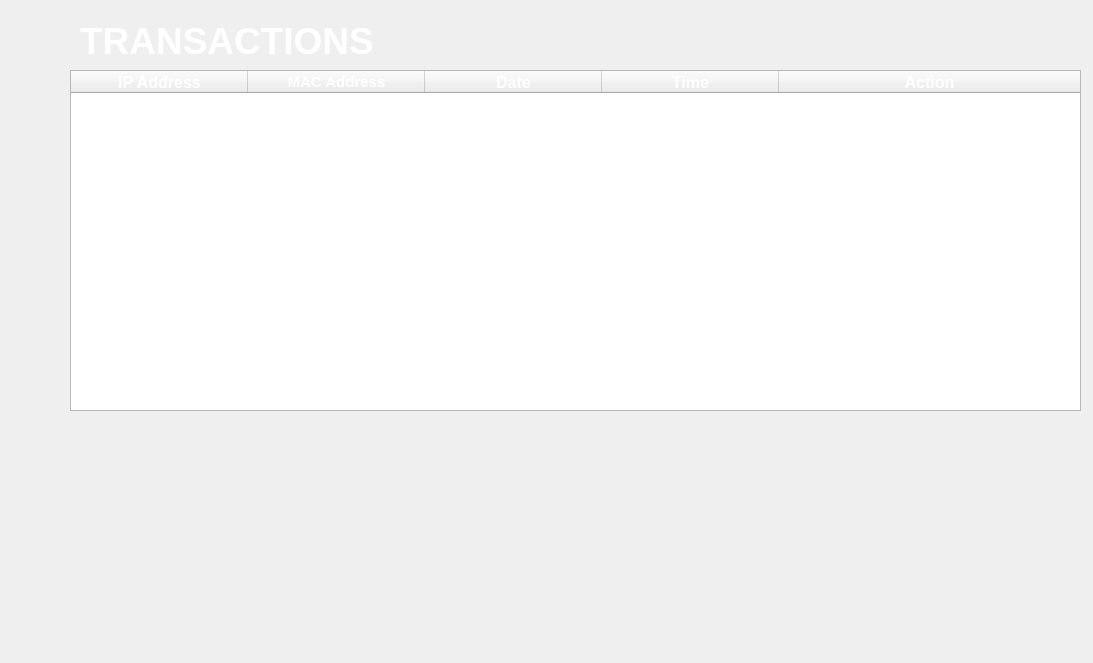
<?xml version="1.0" encoding="UTF-8"?>
<ui version="4.0">
 <class>Form</class>
 <widget class="QWidget" name="Form">
  <property name="geometry">
   <rect>
    <x>0</x>
    <y>0</y>
    <width>1093</width>
    <height>663</height>
   </rect>
  </property>
  <property name="windowTitle">
   <string>Form</string>
  </property>
  <widget class="QLabel" name="label">
   <property name="geometry">
    <rect>
     <x>80</x>
     <y>10</y>
     <width>341</width>
     <height>61</height>
    </rect>
   </property>
   <property name="font">
    <font>
     <pointsize>28</pointsize>
     <weight>75</weight>
     <bold>true</bold>
    </font>
   </property>
   <property name="autoFillBackground">
    <bool>true</bool>
   </property>
   <property name="styleSheet">
    <string notr="true">color: rgb(255, 255, 255);</string>
   </property>
   <property name="text">
    <string>TRANSACTIONS</string>
   </property>
   <property name="wordWrap">
    <bool>false</bool>
   </property>
  </widget>
  <widget class="QTableWidget" name="tableWidget">
   <property name="geometry">
    <rect>
     <x>70</x>
     <y>70</y>
     <width>1011</width>
     <height>341</height>
    </rect>
   </property>
   <property name="font">
    <font>
     <pointsize>12</pointsize>
     <weight>50</weight>
     <bold>false</bold>
    </font>
   </property>
   <property name="showGrid">
    <bool>false</bool>
   </property>
   <property name="gridStyle">
    <enum>Qt::SolidLine</enum>
   </property>
   <property name="cornerButtonEnabled">
    <bool>false</bool>
   </property>
   <attribute name="horizontalHeaderVisible">
    <bool>true</bool>
   </attribute>
   <attribute name="horizontalHeaderCascadingSectionResizes">
    <bool>true</bool>
   </attribute>
   <attribute name="horizontalHeaderDefaultSectionSize">
    <number>177</number>
   </attribute>
   <attribute name="horizontalHeaderHighlightSections">
    <bool>false</bool>
   </attribute>
   <attribute name="horizontalHeaderShowSortIndicator" stdset="0">
    <bool>false</bool>
   </attribute>
   <attribute name="horizontalHeaderStretchLastSection">
    <bool>true</bool>
   </attribute>
   <attribute name="verticalHeaderVisible">
    <bool>false</bool>
   </attribute>
   <attribute name="verticalHeaderCascadingSectionResizes">
    <bool>true</bool>
   </attribute>
   <attribute name="verticalHeaderDefaultSectionSize">
    <number>45</number>
   </attribute>
   <attribute name="verticalHeaderStretchLastSection">
    <bool>false</bool>
   </attribute>
   <row>
    <property name="text">
     <string/>
    </property>
   </row>
   <row>
    <property name="text">
     <string/>
    </property>
   </row>
   <row>
    <property name="text">
     <string/>
    </property>
   </row>
   <row>
    <property name="text">
     <string/>
    </property>
   </row>
   <row>
    <property name="text">
     <string/>
    </property>
   </row>
   <row>
    <property name="text">
     <string/>
    </property>
   </row>
   <row>
    <property name="text">
     <string/>
    </property>
   </row>
   <column>
    <property name="text">
     <string>IP Address</string>
    </property>
    <property name="font">
     <font>
      <weight>75</weight>
      <bold>true</bold>
     </font>
    </property>
    <property name="foreground">
     <brush brushstyle="SolidPattern">
      <color alpha="255">
       <red>255</red>
       <green>255</green>
       <blue>255</blue>
      </color>
     </brush>
    </property>
   </column>
   <column>
    <property name="text">
     <string>MAC Address</string>
    </property>
    <property name="font">
     <font>
      <pointsize>11</pointsize>
      <weight>75</weight>
      <bold>true</bold>
     </font>
    </property>
    <property name="foreground">
     <brush brushstyle="SolidPattern">
      <color alpha="255">
       <red>255</red>
       <green>255</green>
       <blue>255</blue>
      </color>
     </brush>
    </property>
   </column>
   <column>
    <property name="text">
     <string>Date</string>
    </property>
    <property name="font">
     <font>
      <weight>75</weight>
      <bold>true</bold>
     </font>
    </property>
    <property name="foreground">
     <brush brushstyle="SolidPattern">
      <color alpha="255">
       <red>255</red>
       <green>255</green>
       <blue>255</blue>
      </color>
     </brush>
    </property>
   </column>
   <column>
    <property name="text">
     <string>Time</string>
    </property>
    <property name="font">
     <font>
      <weight>75</weight>
      <bold>true</bold>
     </font>
    </property>
    <property name="foreground">
     <brush brushstyle="SolidPattern">
      <color alpha="255">
       <red>255</red>
       <green>255</green>
       <blue>255</blue>
      </color>
     </brush>
    </property>
   </column>
   <column>
    <property name="text">
     <string>Action</string>
    </property>
    <property name="font">
     <font>
      <weight>75</weight>
      <bold>true</bold>
     </font>
    </property>
    <property name="textAlignment">
     <set>AlignCenter</set>
    </property>
    <property name="foreground">
     <brush brushstyle="SolidPattern">
      <color alpha="255">
       <red>255</red>
       <green>255</green>
       <blue>255</blue>
      </color>
     </brush>
    </property>
   </column>
   <item row="0" column="0">
    <property name="text">
     <string>172.16.254.1</string>
    </property>
    <property name="textAlignment">
     <set>AlignCenter</set>
    </property>
    <property name="foreground">
     <brush brushstyle="SolidPattern">
      <color alpha="255">
       <red>255</red>
       <green>255</green>
       <blue>255</blue>
      </color>
     </brush>
    </property>
   </item>
   <item row="0" column="1">
    <property name="text">
     <string>00:1b:63:84:45:e6</string>
    </property>
    <property name="foreground">
     <brush brushstyle="SolidPattern">
      <color alpha="255">
       <red>255</red>
       <green>255</green>
       <blue>255</blue>
      </color>
     </brush>
    </property>
   </item>
   <item row="0" column="2">
    <property name="text">
     <string>03/18/2021</string>
    </property>
    <property name="textAlignment">
     <set>AlignCenter</set>
    </property>
    <property name="foreground">
     <brush brushstyle="SolidPattern">
      <color alpha="255">
       <red>255</red>
       <green>255</green>
       <blue>255</blue>
      </color>
     </brush>
    </property>
   </item>
   <item row="0" column="3">
    <property name="text">
     <string>09:11:00 UTC</string>
    </property>
    <property name="textAlignment">
     <set>AlignCenter</set>
    </property>
    <property name="foreground">
     <brush brushstyle="SolidPattern">
      <color alpha="255">
       <red>255</red>
       <green>255</green>
       <blue>255</blue>
      </color>
     </brush>
    </property>
   </item>
   <item row="0" column="4">
    <property name="text">
     <string>Generate Script</string>
    </property>
    <property name="foreground">
     <brush brushstyle="SolidPattern">
      <color alpha="255">
       <red>255</red>
       <green>255</green>
       <blue>255</blue>
      </color>
     </brush>
    </property>
   </item>
   <item row="1" column="0">
    <property name="text">
     <string>172.16.254.1</string>
    </property>
    <property name="textAlignment">
     <set>AlignCenter</set>
    </property>
    <property name="foreground">
     <brush brushstyle="SolidPattern">
      <color alpha="255">
       <red>255</red>
       <green>255</green>
       <blue>255</blue>
      </color>
     </brush>
    </property>
   </item>
   <item row="1" column="1">
    <property name="text">
     <string>00:3c:72:98:54:d6</string>
    </property>
    <property name="foreground">
     <brush brushstyle="SolidPattern">
      <color alpha="255">
       <red>255</red>
       <green>255</green>
       <blue>255</blue>
      </color>
     </brush>
    </property>
   </item>
   <item row="1" column="2">
    <property name="text">
     <string>03/15/2021</string>
    </property>
    <property name="textAlignment">
     <set>AlignCenter</set>
    </property>
    <property name="foreground">
     <brush brushstyle="SolidPattern">
      <color alpha="255">
       <red>255</red>
       <green>255</green>
       <blue>255</blue>
      </color>
     </brush>
    </property>
   </item>
   <item row="1" column="3">
    <property name="text">
     <string>00:12:01 UTC</string>
    </property>
    <property name="textAlignment">
     <set>AlignCenter</set>
    </property>
    <property name="foreground">
     <brush brushstyle="SolidPattern">
      <color alpha="255">
       <red>255</red>
       <green>255</green>
       <blue>255</blue>
      </color>
     </brush>
    </property>
   </item>
   <item row="1" column="4">
    <property name="text">
     <string>Stopped recording</string>
    </property>
    <property name="foreground">
     <brush brushstyle="SolidPattern">
      <color alpha="255">
       <red>255</red>
       <green>255</green>
       <blue>255</blue>
      </color>
     </brush>
    </property>
   </item>
   <item row="2" column="0">
    <property name="text">
     <string>172.16.254.1</string>
    </property>
    <property name="textAlignment">
     <set>AlignCenter</set>
    </property>
    <property name="foreground">
     <brush brushstyle="SolidPattern">
      <color alpha="255">
       <red>255</red>
       <green>255</green>
       <blue>255</blue>
      </color>
     </brush>
    </property>
   </item>
   <item row="2" column="1">
    <property name="text">
     <string>00:3c:72:98:54:d6</string>
    </property>
    <property name="foreground">
     <brush brushstyle="SolidPattern">
      <color alpha="255">
       <red>255</red>
       <green>255</green>
       <blue>255</blue>
      </color>
     </brush>
    </property>
   </item>
   <item row="2" column="2">
    <property name="text">
     <string>03/15/2021</string>
    </property>
    <property name="textAlignment">
     <set>AlignCenter</set>
    </property>
    <property name="foreground">
     <brush brushstyle="SolidPattern">
      <color alpha="255">
       <red>255</red>
       <green>255</green>
       <blue>255</blue>
      </color>
     </brush>
    </property>
   </item>
   <item row="2" column="3">
    <property name="text">
     <string>00:01:11 UTC</string>
    </property>
    <property name="textAlignment">
     <set>AlignCenter</set>
    </property>
    <property name="foreground">
     <brush brushstyle="SolidPattern">
      <color alpha="255">
       <red>255</red>
       <green>255</green>
       <blue>255</blue>
      </color>
     </brush>
    </property>
   </item>
   <item row="2" column="4">
    <property name="text">
     <string>Started recording</string>
    </property>
    <property name="foreground">
     <brush brushstyle="SolidPattern">
      <color alpha="255">
       <red>255</red>
       <green>255</green>
       <blue>255</blue>
      </color>
     </brush>
    </property>
   </item>
   <item row="3" column="0">
    <property name="text">
     <string>172.16.254.1</string>
    </property>
    <property name="textAlignment">
     <set>AlignCenter</set>
    </property>
    <property name="foreground">
     <brush brushstyle="SolidPattern">
      <color alpha="255">
       <red>255</red>
       <green>255</green>
       <blue>255</blue>
      </color>
     </brush>
    </property>
   </item>
   <item row="3" column="1">
    <property name="text">
     <string>00:9b:27:98:34:f8</string>
    </property>
    <property name="foreground">
     <brush brushstyle="SolidPattern">
      <color alpha="255">
       <red>255</red>
       <green>255</green>
       <blue>255</blue>
      </color>
     </brush>
    </property>
   </item>
   <item row="3" column="2">
    <property name="text">
     <string>03/14/2021</string>
    </property>
    <property name="textAlignment">
     <set>AlignCenter</set>
    </property>
    <property name="foreground">
     <brush brushstyle="SolidPattern">
      <color alpha="255">
       <red>255</red>
       <green>255</green>
       <blue>255</blue>
      </color>
     </brush>
    </property>
   </item>
   <item row="3" column="3">
    <property name="text">
     <string>07:02:12 UTC</string>
    </property>
    <property name="textAlignment">
     <set>AlignCenter</set>
    </property>
    <property name="foreground">
     <brush brushstyle="SolidPattern">
      <color alpha="255">
       <red>255</red>
       <green>255</green>
       <blue>255</blue>
      </color>
     </brush>
    </property>
   </item>
   <item row="3" column="4">
    <property name="text">
     <string>Exported keystrokes</string>
    </property>
    <property name="foreground">
     <brush brushstyle="SolidPattern">
      <color alpha="255">
       <red>255</red>
       <green>255</green>
       <blue>255</blue>
      </color>
     </brush>
    </property>
   </item>
   <item row="4" column="0">
    <property name="text">
     <string>172.16.254.1</string>
    </property>
    <property name="textAlignment">
     <set>AlignCenter</set>
    </property>
    <property name="foreground">
     <brush brushstyle="SolidPattern">
      <color alpha="255">
       <red>255</red>
       <green>255</green>
       <blue>255</blue>
      </color>
     </brush>
    </property>
   </item>
   <item row="4" column="1">
    <property name="text">
     <string>00:6g:98:12:34:d2</string>
    </property>
    <property name="foreground">
     <brush brushstyle="SolidPattern">
      <color alpha="255">
       <red>255</red>
       <green>255</green>
       <blue>255</blue>
      </color>
     </brush>
    </property>
   </item>
   <item row="4" column="2">
    <property name="text">
     <string>03/13/2021</string>
    </property>
    <property name="textAlignment">
     <set>AlignCenter</set>
    </property>
    <property name="foreground">
     <brush brushstyle="SolidPattern">
      <color alpha="255">
       <red>255</red>
       <green>255</green>
       <blue>255</blue>
      </color>
     </brush>
    </property>
   </item>
   <item row="4" column="3">
    <property name="text">
     <string>10:12:45 UTC</string>
    </property>
    <property name="textAlignment">
     <set>AlignCenter</set>
    </property>
    <property name="foreground">
     <brush brushstyle="SolidPattern">
      <color alpha="255">
       <red>255</red>
       <green>255</green>
       <blue>255</blue>
      </color>
     </brush>
    </property>
   </item>
   <item row="4" column="4">
    <property name="text">
     <string>Filtered search by IP address</string>
    </property>
    <property name="foreground">
     <brush brushstyle="SolidPattern">
      <color alpha="255">
       <red>255</red>
       <green>255</green>
       <blue>255</blue>
      </color>
     </brush>
    </property>
   </item>
   <item row="5" column="0">
    <property name="text">
     <string>172.16.254.1</string>
    </property>
    <property name="textAlignment">
     <set>AlignCenter</set>
    </property>
    <property name="foreground">
     <brush brushstyle="SolidPattern">
      <color alpha="255">
       <red>255</red>
       <green>255</green>
       <blue>255</blue>
      </color>
     </brush>
    </property>
   </item>
   <item row="5" column="1">
    <property name="text">
     <string>00:9n:34:34:67:j4</string>
    </property>
    <property name="foreground">
     <brush brushstyle="SolidPattern">
      <color alpha="255">
       <red>255</red>
       <green>255</green>
       <blue>255</blue>
      </color>
     </brush>
    </property>
   </item>
   <item row="5" column="2">
    <property name="text">
     <string>03/13/2021</string>
    </property>
    <property name="textAlignment">
     <set>AlignCenter</set>
    </property>
    <property name="foreground">
     <brush brushstyle="SolidPattern">
      <color alpha="255">
       <red>255</red>
       <green>255</green>
       <blue>255</blue>
      </color>
     </brush>
    </property>
   </item>
   <item row="5" column="3">
    <property name="text">
     <string>01:11:13 UTC</string>
    </property>
    <property name="textAlignment">
     <set>AlignCenter</set>
    </property>
    <property name="foreground">
     <brush brushstyle="SolidPattern">
      <color alpha="255">
       <red>255</red>
       <green>255</green>
       <blue>255</blue>
      </color>
     </brush>
    </property>
   </item>
   <item row="5" column="4">
    <property name="text">
     <string>Synced data</string>
    </property>
    <property name="foreground">
     <brush brushstyle="SolidPattern">
      <color alpha="255">
       <red>255</red>
       <green>255</green>
       <blue>255</blue>
      </color>
     </brush>
    </property>
   </item>
   <item row="6" column="0">
    <property name="text">
     <string>172.16.254.1</string>
    </property>
    <property name="textAlignment">
     <set>AlignCenter</set>
    </property>
    <property name="foreground">
     <brush brushstyle="SolidPattern">
      <color alpha="255">
       <red>255</red>
       <green>255</green>
       <blue>255</blue>
      </color>
     </brush>
    </property>
   </item>
   <item row="6" column="1">
    <property name="text">
     <string>00:1b:63:84:45:e6</string>
    </property>
    <property name="foreground">
     <brush brushstyle="SolidPattern">
      <color alpha="255">
       <red>255</red>
       <green>255</green>
       <blue>255</blue>
      </color>
     </brush>
    </property>
   </item>
   <item row="6" column="2">
    <property name="text">
     <string>03/12/2021</string>
    </property>
    <property name="textAlignment">
     <set>AlignCenter</set>
    </property>
    <property name="foreground">
     <brush brushstyle="SolidPattern">
      <color alpha="255">
       <red>255</red>
       <green>255</green>
       <blue>255</blue>
      </color>
     </brush>
    </property>
   </item>
   <item row="6" column="3">
    <property name="text">
     <string>00:18:13 UTC</string>
    </property>
    <property name="textAlignment">
     <set>AlignCenter</set>
    </property>
    <property name="foreground">
     <brush brushstyle="SolidPattern">
      <color alpha="255">
       <red>255</red>
       <green>255</green>
       <blue>255</blue>
      </color>
     </brush>
    </property>
   </item>
   <item row="6" column="4">
    <property name="text">
     <string>Searched packet captures</string>
    </property>
    <property name="foreground">
     <brush brushstyle="SolidPattern">
      <color alpha="255">
       <red>255</red>
       <green>255</green>
       <blue>255</blue>
      </color>
     </brush>
    </property>
   </item>
  </widget>
 </widget>
 <resources/>
 <connections/>
</ui>
